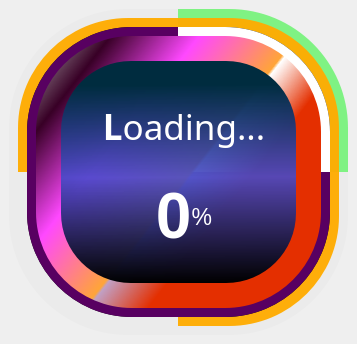
<?xml version="1.0" encoding="UTF-8"?>
<ui version="4.0">
 <class>MainWindow</class>
 <widget class="QMainWindow" name="MainWindow">
  <property name="geometry">
   <rect>
    <x>0</x>
    <y>0</y>
    <width>357</width>
    <height>344</height>
   </rect>
  </property>
  <property name="windowTitle">
   <string>MainWindow</string>
  </property>
  <widget class="QWidget" name="centralwidget">
   <layout class="QHBoxLayout" name="horizontalLayout_3">
    <item>
     <widget class="QFrame" name="WhiteCircle">
      <property name="styleSheet">
       <string notr="true">QFrame{

border-radius: 119px;
	background-color: qconicalgradient(cx:0.5, cy:0.5, angle:0, stop:0.249 rgba(123, 243, 128, 246), stop:0.25 rgba(0, 0, 0, 4));

}</string>
      </property>
      <property name="frameShape">
       <enum>QFrame::StyledPanel</enum>
      </property>
      <property name="frameShadow">
       <enum>QFrame::Raised</enum>
      </property>
      <layout class="QHBoxLayout" name="horizontalLayout">
       <item>
        <widget class="QFrame" name="OrangeCircle">
         <property name="styleSheet">
          <string notr="true">QFrame{
border-radius:110px;
	background-color: qconicalgradient(cx:0.5, cy:0.5, angle:180, stop:0.249 rgba(255, 255, 255, 0), stop:0.249846 rgba(255, 171, 0, 244));

}</string>
         </property>
         <property name="frameShape">
          <enum>QFrame::StyledPanel</enum>
         </property>
         <property name="frameShadow">
          <enum>QFrame::Raised</enum>
         </property>
         <layout class="QHBoxLayout" name="horizontalLayout_2">
          <item>
           <widget class="QFrame" name="MiniCircularBarBase">
            <property name="styleSheet">
             <string notr="true">QFrame{
border-radius:105px;
	background-color: rgb(0, 0, 0);
	background-color: rgb(0, 0, 0);

}</string>
            </property>
            <property name="frameShape">
             <enum>QFrame::StyledPanel</enum>
            </property>
            <property name="frameShadow">
             <enum>QFrame::Raised</enum>
            </property>
            <layout class="QHBoxLayout" name="horizontalLayout_4">
             <property name="spacing">
              <number>0</number>
             </property>
             <property name="leftMargin">
              <number>0</number>
             </property>
             <property name="topMargin">
              <number>0</number>
             </property>
             <property name="rightMargin">
              <number>0</number>
             </property>
             <property name="bottomMargin">
              <number>0</number>
             </property>
             <item>
              <widget class="QFrame" name="MiniCircularBar">
               <property name="styleSheet">
                <string notr="true">QFrame{
border-radius:105px;
	background-color: qconicalgradient(cx:0.5, cy:0.5, angle:0, stop:0.249 rgba(255, 255, 255, 255), stop:0.25 rgba(0, 92, 153, 255));

	background-color: qconicalgradient(cx:0.5, cy:0.5, angle:0, stop:0.249 rgba(255, 255, 255, 255), stop:0.25 rgba(96, 0, 105, 235));
}</string>
               </property>
               <property name="frameShape">
                <enum>QFrame::StyledPanel</enum>
               </property>
               <property name="frameShadow">
                <enum>QFrame::Raised</enum>
               </property>
               <layout class="QHBoxLayout" name="horizontalLayout_5">
                <item>
                 <widget class="QFrame" name="frame_2">
                  <property name="styleSheet">
                   <string notr="true">QFrame{
	background-color: qlineargradient(spread:pad, x1:0, y1:0, x2:0.761364, y2:0.568, stop:0 rgba(178, 178, 178, 255), stop:0.221591 rgba(56, 0, 38, 255), stop:0.482955 rgba(255, 72, 255, 255), stop:0.772727 rgba(255, 165, 56, 255), stop:0.784091 rgba(255, 255, 255, 160), stop:0.960227 rgba(228, 47, 0, 255));
border-radius:96px;


}</string>
                  </property>
                  <property name="frameShape">
                   <enum>QFrame::StyledPanel</enum>
                  </property>
                  <property name="frameShadow">
                   <enum>QFrame::Raised</enum>
                  </property>
                  <layout class="QHBoxLayout" name="horizontalLayout_6">
                   <property name="spacing">
                    <number>0</number>
                   </property>
                   <property name="leftMargin">
                    <number>25</number>
                   </property>
                   <property name="topMargin">
                    <number>25</number>
                   </property>
                   <property name="rightMargin">
                    <number>25</number>
                   </property>
                   <property name="bottomMargin">
                    <number>25</number>
                   </property>
                   <item>
                    <widget class="QFrame" name="frame">
                     <property name="styleSheet">
                      <string notr="true">QFrame{
border-image:None;
	background-color: qlineargradient(spread:pad, x1:0.517045, y1:0.04, x2:0.54, y2:1, stop:0 rgba(0, 44, 120, 255), stop:1 rgba(255, 255, 255, 0));
border-radius:70px;
	background-color: qlineargradient(spread:pad, x1:0.483, y1:0.108182, x2:0.488864, y2:1, stop:0 rgba(0, 44, 63, 255), stop:0.465909 rgba(70, 74, 201, 228), stop:1 rgba(0, 0, 0, 255));


}</string>
                     </property>
                     <property name="frameShape">
                      <enum>QFrame::StyledPanel</enum>
                     </property>
                     <property name="frameShadow">
                      <enum>QFrame::Raised</enum>
                     </property>
                     <layout class="QHBoxLayout" name="horizontalLayout_7">
                      <property name="spacing">
                       <number>0</number>
                      </property>
                      <property name="leftMargin">
                       <number>30</number>
                      </property>
                      <property name="topMargin">
                       <number>24</number>
                      </property>
                      <property name="rightMargin">
                       <number>19</number>
                      </property>
                      <property name="bottomMargin">
                       <number>24</number>
                      </property>
                      <item>
                       <layout class="QGridLayout" name="gridLayout">
                        <property name="horizontalSpacing">
                         <number>0</number>
                        </property>
                        <property name="verticalSpacing">
                         <number>7</number>
                        </property>
                        <item row="0" column="0">
                         <widget class="QLabel" name="label">
                          <property name="font">
                           <font>
                            <family>Showcard Gothic</family>
                            <pointsize>25</pointsize>
                            <weight>50</weight>
                            <bold>false</bold>
                           </font>
                          </property>
                          <property name="styleSheet">
                           <string notr="true">QLabel{
	color: rgb(0, 0, 0);
	border-bottom-color: rgb(0, 255, 0);

	color: rgb(255, 255, 255);
	background-color: qlineargradient(spread:pad, x1:0, y1:0, x2:1, y2:1, stop:0 rgba(0, 0, 0, 0), stop:1 rgba(255, 255, 255, 0));

}</string>
                          </property>
                          <property name="text">
                           <string>&lt;html&gt;&lt;head/&gt;&lt;body&gt;&lt;p align=&quot;center&quot;&gt;&lt;span style=&quot; font-size:26pt; font-weight:600;&quot;&gt;L&lt;/span&gt;&lt;span style=&quot; font-size:26pt;&quot;&gt;oading...&lt;/span&gt;&lt;/p&gt;&lt;/body&gt;&lt;/html&gt;</string>
                          </property>
                         </widget>
                        </item>
                        <item row="1" column="0">
                         <widget class="QLabel" name="percentlabel">
                          <property name="styleSheet">
                           <string notr="true">QLabel{
	background-color: qlineargradient(spread:pad, x1:0, y1:0, x2:1, y2:1, stop:0 rgba(0, 0, 0, 0), stop:1 rgba(255, 255, 255, 0));
	color: rgb(0, 0, 0);
	border-bottom-color: rgb(0, 255, 0);

	color: rgb(255, 255, 255);


}</string>
                          </property>
                          <property name="text">
                           <string>&lt;html&gt;&lt;head/&gt;&lt;body&gt;&lt;p align=&quot;center&quot;&gt;&lt;span style=&quot; font-size:48pt; font-weight:600;&quot;&gt;0&lt;/span&gt;&lt;span style=&quot; font-size:26pt; vertical-align:super;&quot;&gt;%&lt;/span&gt;&lt;/p&gt;&lt;/body&gt;&lt;/html&gt;</string>
                          </property>
                         </widget>
                        </item>
                       </layout>
                      </item>
                     </layout>
                    </widget>
                   </item>
                  </layout>
                 </widget>
                </item>
               </layout>
              </widget>
             </item>
            </layout>
           </widget>
          </item>
         </layout>
        </widget>
       </item>
      </layout>
     </widget>
    </item>
   </layout>
  </widget>
 </widget>
 <resources>
  <include location="resources.qrc"/>
 </resources>
 <connections/>
</ui>
